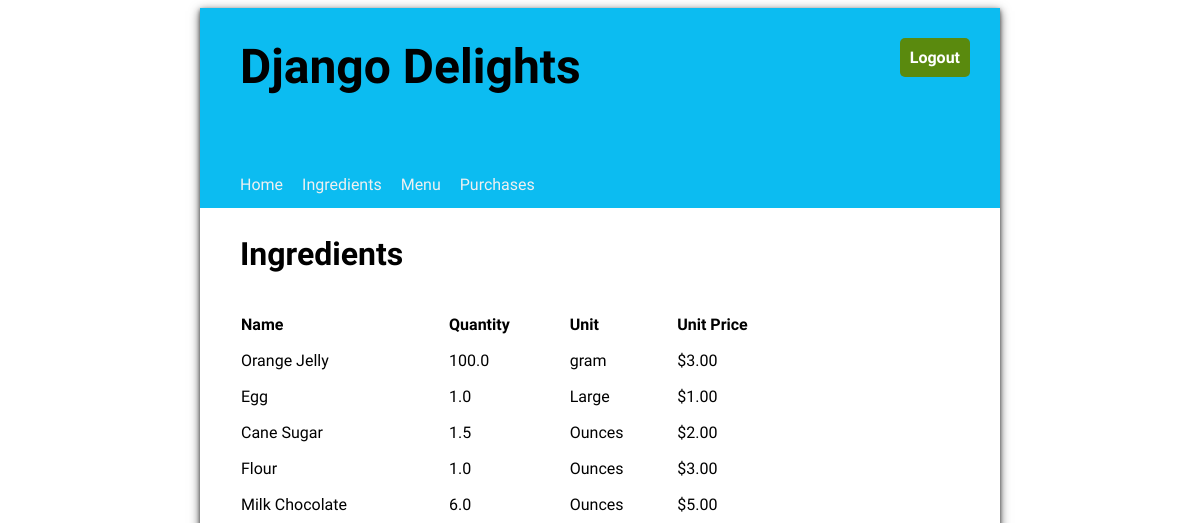
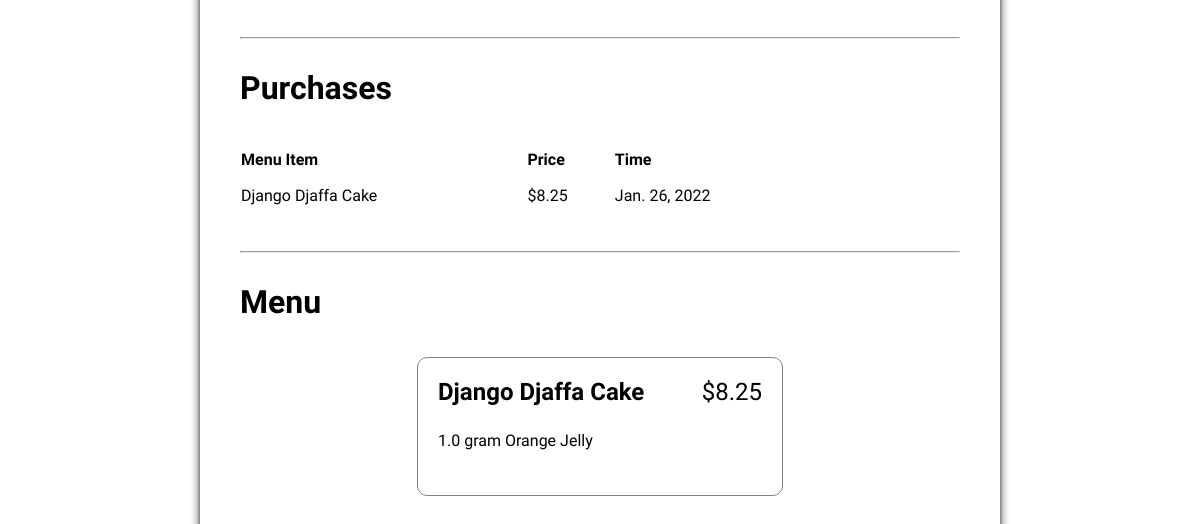
/, run on an earlier commit of the app's database (2 pictures, top to bottom).
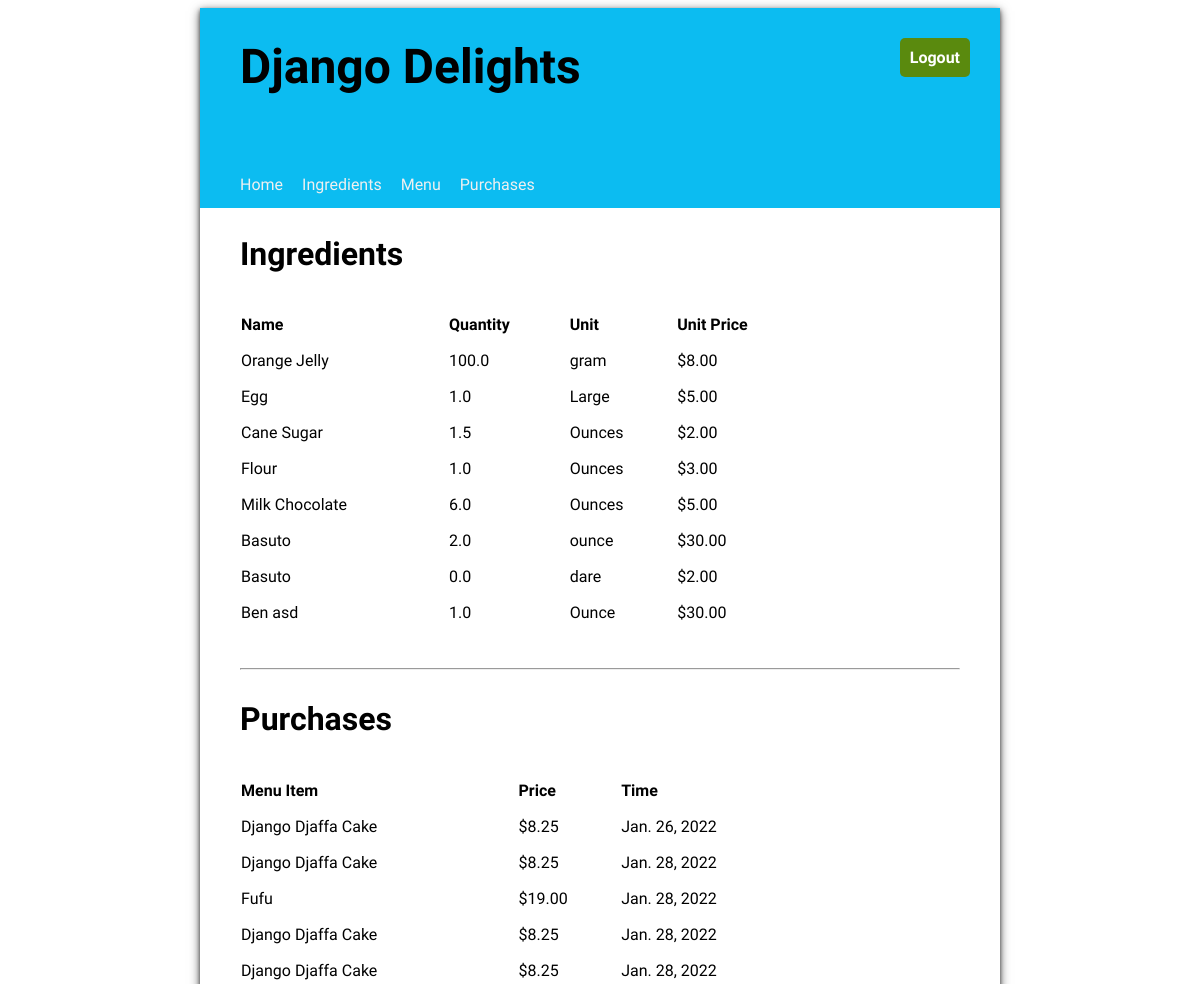
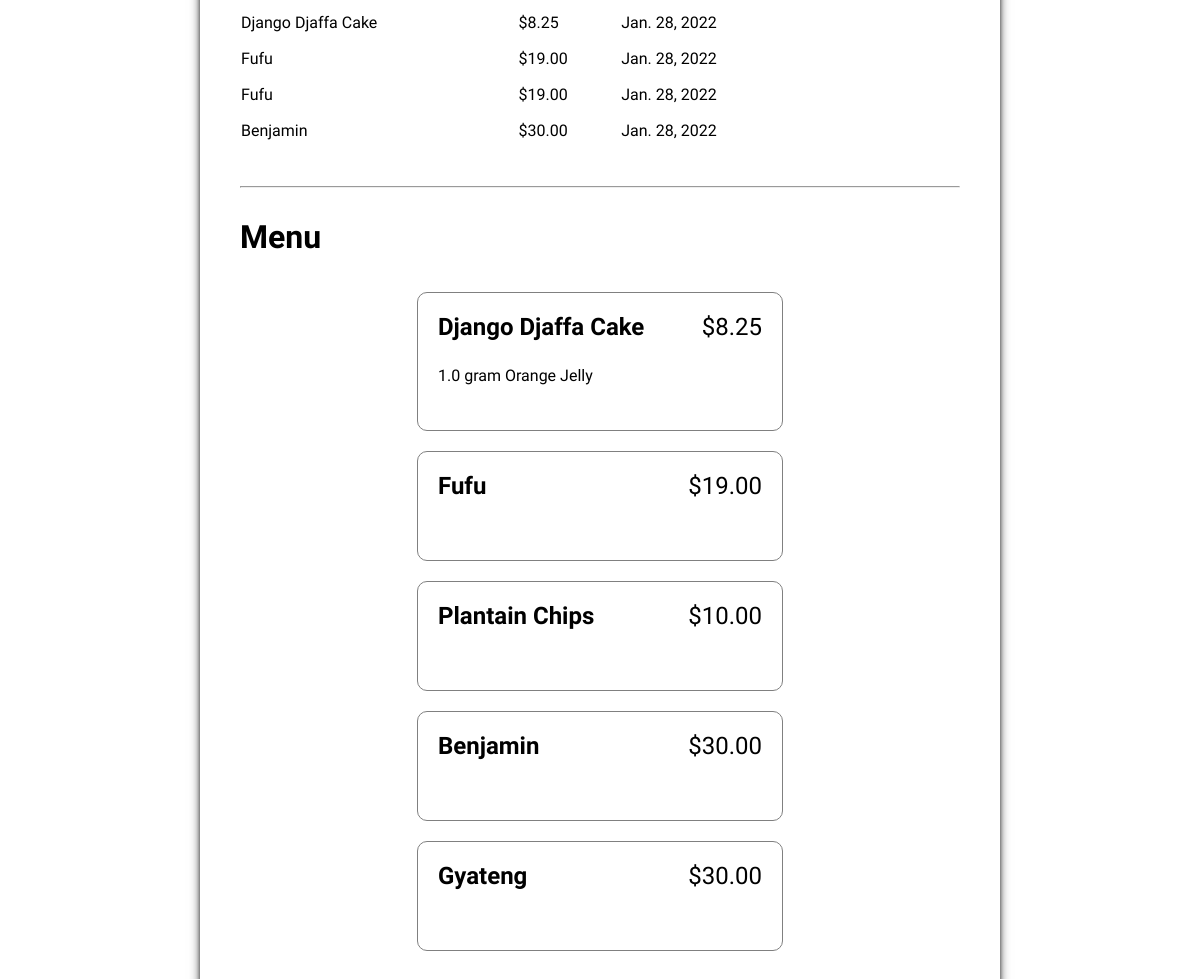
And on a later commit of the database (2 pictures, top to bottom).
### inventory/models.py (models this page shows, shortened)
class Ingredient(models.Model):
    name = models.CharField(max_length=100)
    quantity = models.FloatField(default=1)
    unit = models.CharField(max_length= 100)
    unit_price = models.FloatField(default = 0.00)

class Purchases(models.Model):
    menu_item = models.ForeignKey( MenuItems, on_delete =models.CASCADE)
    timestamp = models.DateField(auto_now = True)

class MenuItems(models.Model):
    title = models.CharField(max_length= 100)
    price = models.FloatField(default= 0.00)

class RecipeRequirement(models.Model):
    menu_item = models.ForeignKey(MenuItems, on_delete = models.CASCADE)
    ingredient = models.ForeignKey(Ingredient,  on_delete = models.CASCADE)
    quantity = models.FloatField(default= 0)

### inventory/views.py (the view)
# urls.py: 2. Add a URL to urlpatterns:  path('', views.home, name='home')
def home(request):
    queryset = Ingredient.objects.all()
    queryset1 = Purchases.objects.all()
    queryset2 = MenuItems.objects.all()
    context = {
        'ingredient_list': queryset,
        'purchases_list' : queryset1,
        'menu_list' : queryset2
    }
    return render(request, "inventory/home.html", context)

### inventory/templates/inventory/home.html (shortened to what this page needs)
{% extends 'base.html' %}
{% load static %}
{% block content %}
    <div class="home">
        <div>
            <h2>Ingredients</h2>
            <table class="inventory-table">
                <thead>
                    <tr>
                        <th>Name</th>
                        <th>Quantity</th>
                        <th>Unit</th>
                        <th>Unit Price</th>
                    </tr>
                </thead>
                <tbody>
                {% for ingredient in ingredient_list %}
                    <tr>
                        <td>{{ ingredient.name }}</td>
                        <td>{{ ingredient.quantity }}</td>
                        <td>{{ ingredient.unit }}</td>
                        <td class="price">${{ ingredient.unit_price|stringformat:".2f" }}</td>
                    </tr>
                {% endfor %}
                </tbody>
            </table>
        </div>
        <hr/>
        <div>
            <h2>Purchases</h2>
            <table class="inventory-table">
                <thead>
                    <tr>
                        <th>Menu Item</th>
                        <th>Price</th>
                        <th>Time</th>
                    </tr>
                </thead>
                <tbody>
                {% for purchase in purchases_list %}
                    <tr>
                        <td>{{ purchase.menu_item.title }}</td>
                        <td class="price">${{ purchase.menu_item.price|stringformat:".2f" }}</td>
                        <td>{{ purchase.timestamp }}</td>
                    </tr>
                {% endfor %}
                </tbody>
            </table>
        </div>
        <hr/>
        <div>
            <h2>Menu</h2>
            <ul class="menu-items">
            {% for menu_item in menu_list %}
                <li>
                    <div class="menu-item-header">
                        <div class="menu-item-title">{{ menu_item.title }}</div>
                        <div class="menu-item-price">${{ menu_item.price|stringformat:".2f" }}</div>
                    </div>
                    <ul class="menu-item-ingredients">
                        {% for recipe_requirement in menu_item.reciperequirement_set.all %}
                        <li>{{ recipe_requirement.quantity }} {{recipe_requirement.ingredient.unit }} {{ recipe_requirement.ingredient.name }}</li>
                        {% endfor %}
                    </ul>
                </li>
            {% endfor %}
            </ul>
        </div>
    </div>
{% endblock %}

What changed in the data, as far as the page shows it:
changed Ingredient "Orange Jelly": unit_price "3.00" → "8.00"
changed Ingredient "Egg": unit_price "1.00" → "5.00"
added Ingredient: name "Basuto", quantity "2.0", unit "ounce", unit_price "30.00"
added Ingredient: name "Basuto", quantity "0.0", unit "dare", unit_price "2.00"
added Ingredient: name "Ben asd", quantity "1.0", unit "Ounce", unit_price "30.00"
added Purchases: menu_item "Django Djaffa Cake", menu_item.price "8.25", timestamp "Jan. 28, 2022"
added Purchases: menu_item "Fufu", menu_item.price "19.00", timestamp "Jan. 28, 2022"
added Purchases: menu_item "Django Djaffa Cake", menu_item.price "8.25", timestamp "Jan. 28, 2022"
added Purchases: menu_item "Django Djaffa Cake", menu_item.price "8.25", timestamp "Jan. 28, 2022"
added Purchases: menu_item "Django Djaffa Cake", menu_item.price "8.25", timestamp "Jan. 28, 2022"
added Purchases: menu_item "Fufu", menu_item.price "19.00", timestamp "Jan. 28, 2022"
added Purchases: menu_item "Fufu", menu_item.price "19.00", timestamp "Jan. 28, 2022"
added Purchases: menu_item "Benjamin", menu_item.price "30.00", timestamp "Jan. 28, 2022"
added MenuItems: title "Fufu", price "19.00"
added MenuItems: title "Plantain Chips", price "10.00"
added MenuItems: title "Benjamin", price "30.00"
added MenuItems: title "Gyateng", price "30.00"
